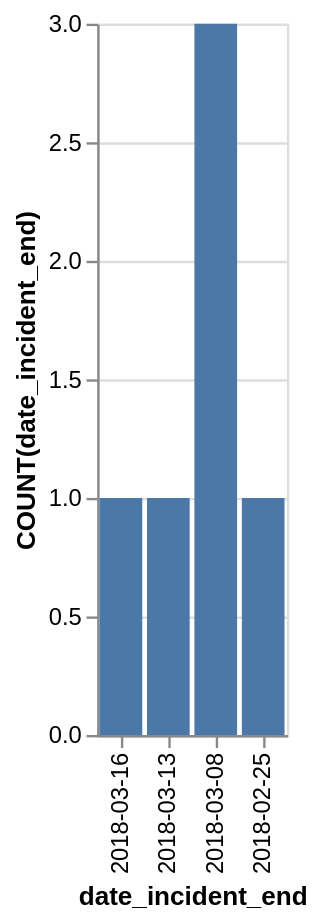

Vega-Lite specification stored for this chart:
### Vega-Lite specification from a JSON file in a GitHub repository (floating-point values rounded to 4 significant figures)
{"data": {"values": [{"x_data": "2018-02-25", "y_data": 1}, {"x_data": "2018-03-08", "y_data": 3}, {"x_data": "2018-03-13", "y_data": 1}, {"x_data": "2018-03-16", "y_data": 1}]}, "mark": "bar", "encoding": {"x": {"field": "x_data", "type": "nominal", "title": "date_incident_end", "sort": "descending"}, "y": {"field": "y_data", "type": "quantitative", "title": "COUNT(date_incident_end)"}}}
